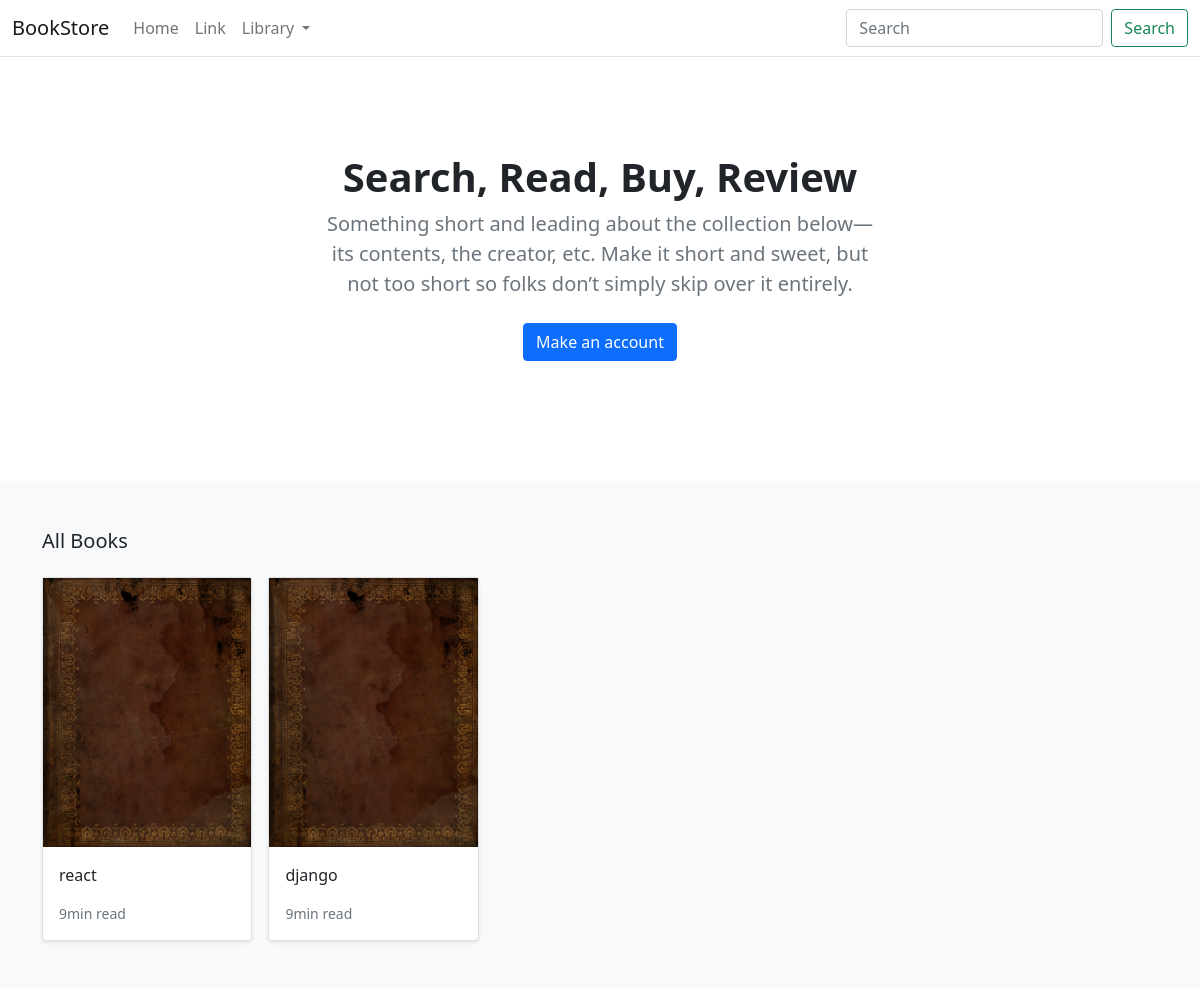
Before: / with the older database file.
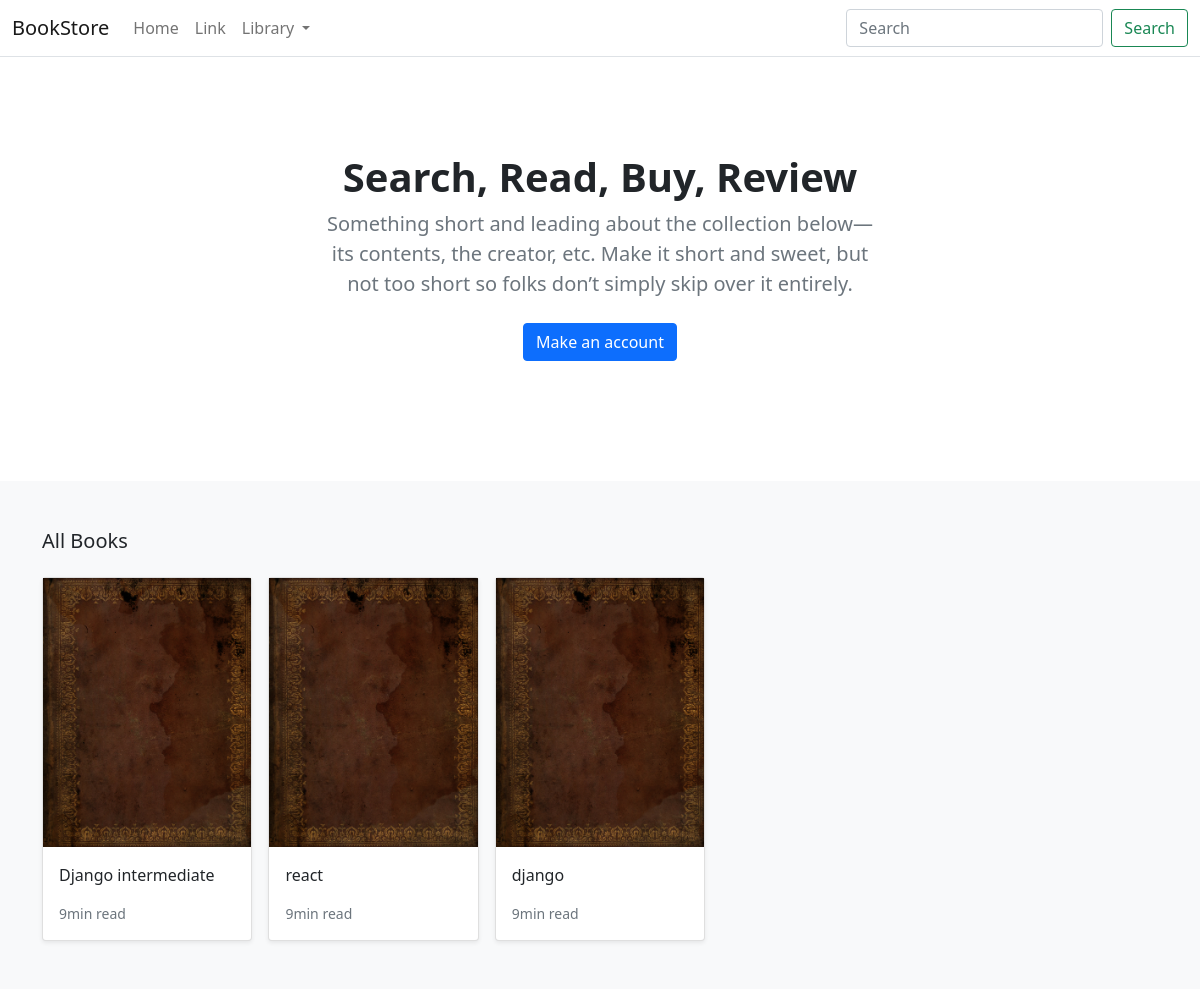
After: the same page with the newer database file.
### store/models.py (models this page shows, shortened)
class Product(models.Model):
    category = models.ForeignKey(Category, related_name='product', on_delete=models.CASCADE)
    created_by = models.ForeignKey(User, on_delete=models.CASCADE, related_name='product_creator')
    title = models.CharField(max_length=255)
    author = models.CharField(max_length=255, default='admin')
    description = models.TextField(blank=True)
    image = models.ImageField(upload_to='images/')
    slug = models.SlugField(max_length=255)
    price = models.DecimalField(max_digits=4,decimal_places=2)
    in_stock = models.BooleanField(default=True)
    is_active = models.BooleanField(default=True)
    created = models.DateTimeField(auto_now_add=True)
    updated = models.DateTimeField(auto_now=True)
    class Meta:
        verbose_name_plural = 'Products'
        ordering = ('-created',)
    def get_absolute_url(self):
        return reverse('store:product_detail', args=[self.slug])

### store/views.py (the view)
# urls.py: path('', views.all_products, name='all_products'),
def all_products(request):
        products = Product.objects.all()
        return render(request, 'store/home.html', {'products': products})

### store/models.py (called while the page is built)
    def get_absolute_url(self):
        return reverse('store:product_detail', args=[self.slug])

### store/views.py (called while the page is built)
def categories(request):
        return {
                'categories': Category.objects.all()
        }

### templates/store/home.html (shortened to what this page needs)
{% extends "./base.html" %}
{% load static %}
{% block content %}
<main>
    <section class="py-5 text-center container">
        <div class="row py-lg-5">
        <div class="col-lg-6 col-md-8 mx-auto">
            <h1 class="h1 fw-bold">Search, Read, Buy, Review</h1>
            <p class="lead text-muted">Something short and leading about the collection below—its contents, the creator,
                etc. Make it short and sweet, but not too short so folks don’t simply skip over it entirely.</p>
            <p>
                <a href="#" class="btn btn-primary my-2">Make an account</a>
            </p>
        </div>
        </div>
    </section>
    <div class="album py-5 bg-light">
        <div class="container">
          <div class="pb-3 h5">All Books</div>
          <div class="row row-cols-1 row-cols-sm-2 row-cols-md-5 g-3">
            {% for product in products %}
            <div class="col">
              <div class="card shadow-sm">
                <img class="img-fluid" alt="Responsive image" src="{{ product.image.url }}">
                <div class="card-body">
                  <p class="card-text">
                    <a class="text-dark text-decoration-none" href="{{ product.get_absolute_url }}">{{ product.title }}</a>
                  </p>
                  <div class="d-flex justify-content-between align-items-center">
                    <small class="text-muted">9min read</small>
                  </div>
                </div>
              </div>
            </div>
            {% endfor %}
          </div>
        </div>
      </div>
</main>
{% endblock%}

### templates/store/base.html (shortened to what this page needs)
{% load static %}
<!DOCTYPE html>
<html>
<head>
    <link href="https://cdn.jsdelivr.net/npm/bootstrap@5.0.0-beta1/dist/css/bootstrap.min.css" rel="stylesheet">
</head>
<body>
    <header>
        <nav class="navbar navbar-expand-md navbar-light bg-white border-bottom">
            <div class="container-fluid">
                <a class="navbar-brand" href="#">BookStore</a>
                <div class="collapse navbar-collapse" id="navbarCollapse">
                    <ul class="navbar-nav me-auto mb-2 mb-md-0">
                        <li class="nav-item active">
                            <a class="nav-link" aria-current="page" href="/">Home</a>
                        </li>
                        <li class="nav-item">
                            <a class="nav-link" href="#">Link</a>
                        </li>
                        <li class="nav-item dropdown">
                            <a class="nav-link dropdown-toggle" href="#" id="navbarDropdown" role="button"
                                data-bs-toggle="dropdown" aria-expanded="false">
                                Library
                            </a>
                        </li>
                    </ul>
                    <form class="d-flex">
                        <input class="form-control me-2" type="search" placeholder="Search" aria-label="Search">
                        <button class="btn btn-outline-success" type="submit">Search</button>
                    </form>
                </div>
            </div>
        </nav>
    </header>
    <div id="content">{% block content %} {% endblock %}</div>
</body>
</html>

Changed rows visible on the page:
added Product: image (picture), title "Django intermediate"
